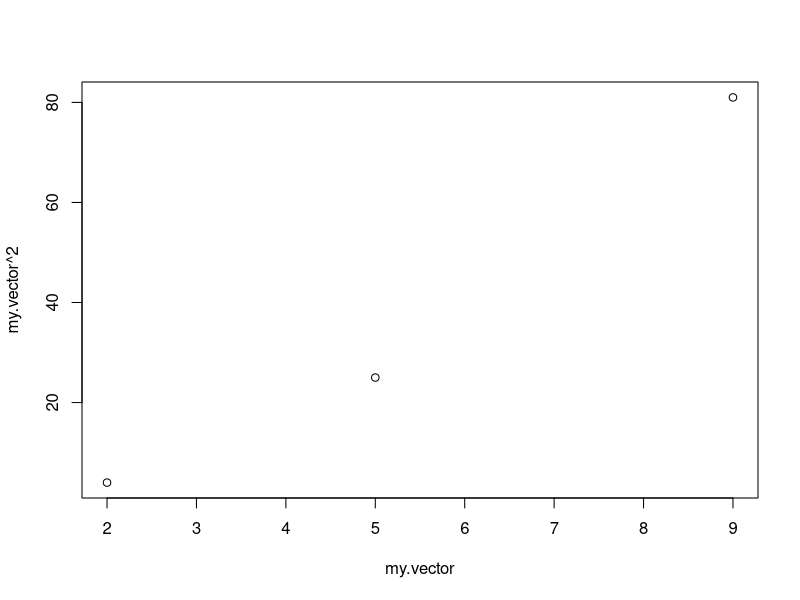
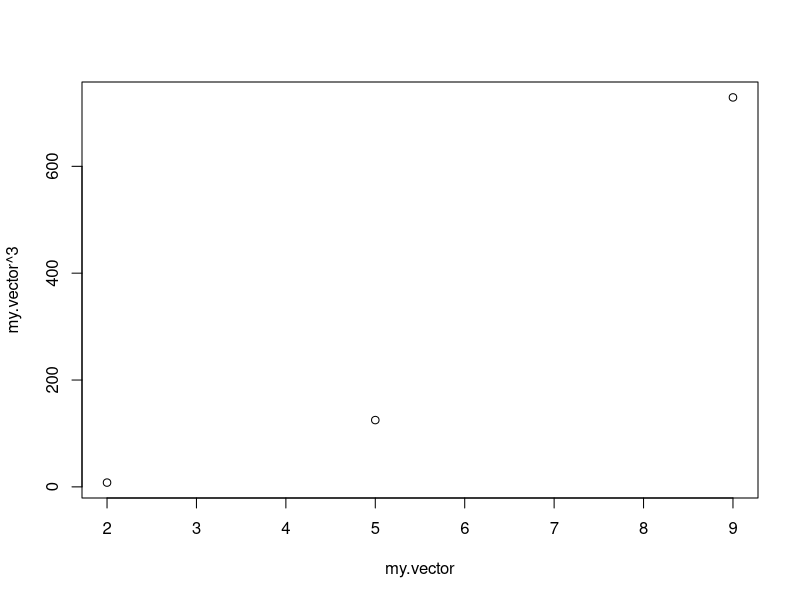

R code for these plots, in order:
print(2 + 7)
my.var <- 6 + 12
print(2 + 7)
print(2 + 7)
my.vector <- c(2,5,9)
plot(my.vector, my.vector^2)
plot(my.vector, my.vector^3)
